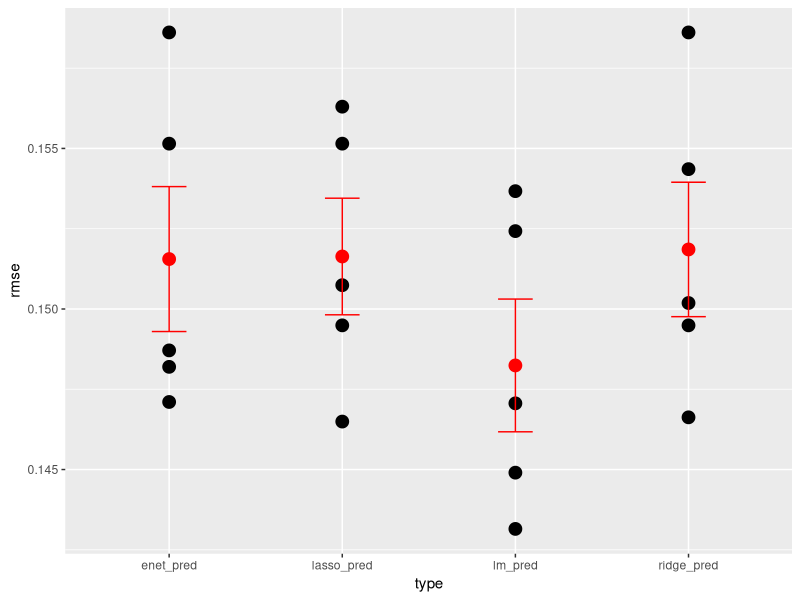

This figure's R source:
## ---- chunk 1
library(tidyverse)
library(glmnet)
library(VIM)
## ---- chunk 2
health_tta <- read_csv("../data/final_data.csv")


health_tta <- health_tta |> 
  select(-name, -...1, -population, -drug_overdose_deaths) |> 
  filter(!is.na(alcohol_impaired_driving_deaths))
## ---- chunk 3
# Impute missing values using KNN
health_tta <- kNN(health_tta, k = 5, imp_var = FALSE)

# Check for any remaining missing values
sum(is.na(health_tta))

set.seed(101)
k <- 5
health_tta <- health_tta |>
  mutate(test_fold = sample(rep(1:k, length.out = n())))
## ---- chunk 4
get_test_pred <- function(k) {
  test_data <- health_tta |> filter(test_fold == k)                     # get test and training data
  train_data <- health_tta |> filter(test_fold != k)
  test_x <- as.matrix(select(test_data, -alcohol_impaired_driving_deaths))            # get test and training matrices
  train_x <- as.matrix(select(train_data, -alcohol_impaired_driving_deaths))
  
  lm_fit <- lm(alcohol_impaired_driving_deaths ~ ., data = train_data)                  # fit models to training data
  ridge_fit <- cv.glmnet(train_x, train_data$alcohol_impaired_driving_deaths, alpha = 0)
  lasso_fit <- cv.glmnet(train_x, train_data$alcohol_impaired_driving_deaths, alpha = 1)
  enet_fit <- cv.glmnet(train_x, train_data$alcohol_impaired_driving_deaths, alpha = 0.5)
  
  tibble(lm_pred = predict(lm_fit, newdata = test_data),              # return test results
         ridge_pred = as.numeric(predict(ridge_fit, newx = test_x)),
         lasso_pred = as.numeric(predict(lasso_fit, newx = test_x)),
         enet_pred = as.numeric(predict(enet_fit, newx = test_x)),
         test_actual = test_data$alcohol_impaired_driving_deaths,
         test_fold = k)
}
## ---- chunk 5
test_pred_all <- map(1:k, get_test_pred) |> 
  bind_rows()
## ---- chunk 6
test_pred_all |>
  pivot_longer(lm_pred:enet_pred, 
               names_to = "type", 
               values_to = "test_pred") |>
  group_by(type, test_fold) |>
  summarize(
    rmse = sqrt(mean((test_actual - test_pred)^2))
  ) |> 
  ggplot(aes(x = type, y = rmse)) + 
  geom_point(size = 4) +
  stat_summary(fun = mean, geom = "point", 
               color = "red", size = 4) + 
  stat_summary(fun.data = mean_se, geom = "errorbar", 
               color = "red", width = 0.2)
